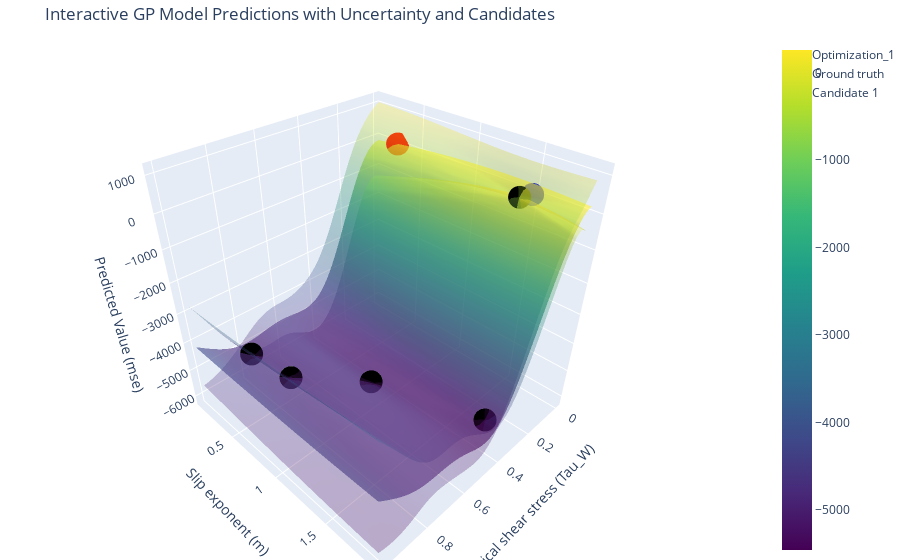
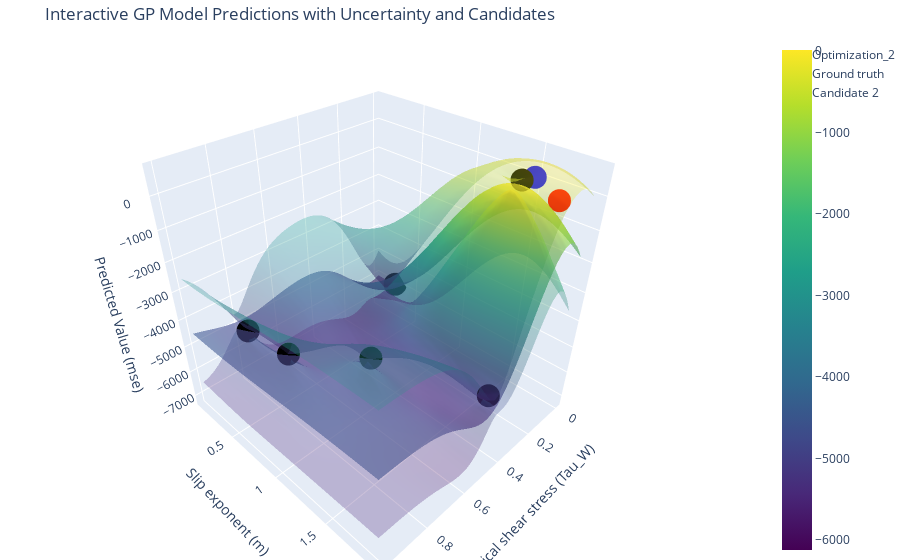

Notebook cell for these charts, in order:
### Code cell
# Optimization
guess_data_all_optim = {}
num_iteration = 8
iterations=[]
#tolerance = 1e-12

for i in range(num_iteration):
    outcome_transform = Standardize(m=1)
    input_transform = Normalize(d=2)
    #  Optimization
    model = SingleTaskGP(train_x, train_y_scaled,train_Yvar=train_yvar, outcome_transform=outcome_transform, input_transform=input_transform)
    mll = ExactMarginalLogLikelihood(model.likelihood, model)
    fit_gpytorch_mll(mll)
    model.eval()    

    acq_func =  LogExpectedImprovement(model, best_f=train_y_scaled.max())
    # acq_func =  qLogExpectedImprovement(model, best_f=train_y.max())

    candidate_optim, _ = optimize_acqf(
            acq_function=acq_func,
            bounds=bounds,
            q=1,
            num_restarts=1000, #Helps to ensure that we find the global optimum instead of finding the local optimum
            raw_samples=5000,  #More samples increases likelihood of finding good starting point.
    )    

    print(f"Iteration {i+1}: Suggested new parameters (tau_w, m)", candidate_optim)
    iterations.append(candidate_optim)

    study_name = f"optimization_forceee_{i+1}"
    Project = Synergy.Project
    
    PropEd = Synergy.PropertyEditor
    Prop = PropEd.FindProperty(10090, 1)
    DVec = Synergy.CreateDoubleArray
    
    DVec.AddDouble(candidate_optim[0,0].item())
    DVec.AddDouble(candidate_optim[0,1].item())
    DVec.AddDouble(1e-08)
    DVec.AddDouble(0)
    DVec.AddDouble(0)
    
    Prop.FieldValues(51182, DVec)
          
    PropEd.CommitChanges("Process Conditions")
    StudyDoc = Synergy.StudyDoc
    StudyDoc.SaveAs(study_name)
    
    p = subprocess.Popen(
    [os.path.join(moldflow, "runstudy.exe"), f"G:\\Oskay Sözen\\slip\\optimization_forceee_{i+1}.sdy"],
    stdout=subprocess.PIPE,
    stderr=subprocess.STDOUT,
    )
    (output, err) = p.communicate()
    

    time.sleep(3)
    
    # Restart of the Synergy to prevent XML saving crash
    
    subprocess.run(["taskkill", "/f", "/im", "airsyn_synergy.exe"]) 

    time.sleep(3)

    Synergy.OpenProject("G:\\Oskay Sözen\\slip\\slip.mpi")
    Project = Synergy.Project
    Project.OpenItemByName(f"optimization_forceee_{i+1}", "Study")
    PlotMgr = Synergy.PlotManager
    time.sleep(3)
    Plot = PlotMgr.FindPlotByName2("Press force:XY Plot", "Press force")
    Pid = Plot.GetDataID
    PlotMgr = None
    PlotMgr = Synergy.PlotManager
    time.sleep(3)
    PlotMgr.SaveResultDataInXML2( Pid, f"H:\\XMLFiles\\optimization_forceee_{i + 1}.xml", "Metric")
    


    guess_tree = ET.parse(f"H:\\XMLFiles\\optimization_forceee_{i+1}.xml")
    guess_root = guess_tree.getroot()
    guess_data = []
    time.sleep(3) 
    count = 0   
    for time_block, dept_block in zip(guess_root.findall('.//Block//IndpVar'), guess_root.findall('.//Block')):
        if count >= 30:
            break
        
        time_value = time_block.attrib.get('Value')
        dept_value = dept_block.find('DeptValues').text.strip()
        guess_data.append((time_value, dept_value))

        count += 1
    if len(guess_data) < 30:
        print(f"Warning: File {i+1} has incomplete or corrupted data (only {len(guess_data)} entries). Skipping.")
        continue
    guess_data_all_optim[f"guess_data_{i+1}"] = guess_data

    guess_data_array = np.array([(float(x), float(y)) for x, y in guess_data])
    guess_time = guess_data_array[:, 0]  
    guess_disp = guess_data_array[:, 1]  
        
    globals()[f"guess_time_{19 + num_iteration}"] = guess_time
    globals()[f"guess_disp_{19 + num_iteration}"] = guess_disp
    
    mean_s_error = calculate_area_between_curves(real_time, real_disp, guess_time, guess_disp)
    area_data.append(mean_s_error)
    valid_xml.append(len(area_data) - 1)
    
    
    #GP predictions on the grid
    pred_Y = model(val_X_grid_tensor)
    pred_Yvar = torch.diagonal(pred_Y.covariance_matrix, 0)
    pred_mean, pred_var = outcome_transform.untransform(pred_Y.mean, pred_Yvar)
    #pred_mean = pred_Y.mean
    #pred_var = pred_Yvar
    pred_mean = pred_mean.detach().numpy().reshape(x_grid.shape)
    pred_std = torch.sqrt(pred_var).detach().numpy().reshape(x_grid.shape)


    fig = go.Figure()



    fig.add_trace(go.Surface(
        x=x_grid, y=y_grid, z=pred_mean,
        colorscale='Viridis', opacity=0.6, name="GP Mean"
    ))


    fig.add_trace(go.Surface(
        x=x_grid, y=y_grid, z=pred_mean + pred_std,
        colorscale='Viridis', opacity=0.3, showscale=False, name="GP Mean + Std"
    ))


    fig.add_trace(go.Surface(
        x=x_grid, y=y_grid, z=pred_mean - pred_std,
        colorscale='Viridis', opacity=0.3, showscale=False, name="GP Mean - Std"
    ))


    fig.add_trace(go.Scatter3d(
        x=train_x[:, 0].numpy(),
        y=train_x[:, 1].numpy(),
        z=train_y_scaled.flatten().numpy(),
        mode='markers',
        marker=dict(size=8, color='black'),
        name=f"Optimization_{i+1}"
    ))

    fig.add_trace(go.Scatter3d(
        x=[0.01],
        y=[1.5],
        z=[0],
        mode='markers',
        marker=dict(size=8, color='blue'),
        name='Ground truth'
    )
    ) 
        
    cand = model(input_transform(candidate_optim.unsqueeze(0)))
    cand_var = torch.diagonal(cand.covariance_matrix, 0)
    cand_mean, _ = outcome_transform.untransform(cand.mean, cand_var)
    
    
    fig.add_trace(go.Scatter3d(
        x=[candidate_optim[0,0].item()],
        y=[candidate_optim[0,1].item()],
        z=[cand_mean.item()],
        mode='markers',
        marker=dict(size=8, color='red'),
        name=f'Candidate {i + 1}'
    ))


    fig.update_layout(
        scene=dict(
            xaxis_title="Critical shear stress (Tau_W)",
            yaxis_title="Slip exponent (m)",
            zaxis_title="Predicted Value (mse)"
            
            
        ),
        title="Interactive GP Model Predictions with Uncertainty and Candidates",
        margin=dict(l=0, r=0, b=0, t=40)
    )

    # Show the plot
    fig.show()
    fig.write_html(f"H:\\Plots\\gp_model_force_predictions_{i+1}.html")



    
# Write the output to a log file
    with open(f"H:\\Log_Files\\optimization_forceee_{i+1}.log", "w") as file:
        file.write(output.decode("windows-1252").strip())

    train_x = torch.cat([train_x, candidate_optim], dim=0)
    train_y_scaled = torch.cat([train_y_scaled, -torch.tensor([[area_data[-1]]])*scale_factor], dim=0)
    train_yvar = torch.full_like(train_y_scaled, 1e-6)
    # new_noise_var = torch.tensor([1e-6])
    # train_yvar = torch.cat([train_yvar, new_noise_var], dim=0)
    current_best_area = train_y_scaled.max().item()   # Needs to be revised because train_y values are negative now

    if abs(current_best_area) < 1e-2:
        print(f"Converged after {i+1} iteration")
        break

    

best_params = train_x[train_y_scaled.argmax()]
best_area = train_y_scaled.max().item()
print(f"Best parameters (tau_w, m): {best_params}, with MSE : {best_area}")

### Figure 1 — Plotly figure (JSON) as saved in the notebook; plotly's stock layout.template omitted (floating-point values rounded to 4 significant figures; data arrays with more than 128 entries replaced by an {"elided": "..."} marker saying what was removed)
{"data": [{"colorscale": [[0, "#440154"], [0.1111, "#482878"], [0.2222, "#3e4989"], [0.3333, "#31688e"], [0.4444, "#26828e"], [0.5556, "#1f9e89"], [0.6667, "#35b779"], [0.7778, "#6ece58"], [0.8889, "#b5de2b"], [1, "#fde725"]], "name": "GP Mean", "opacity": 0.6, "type": "surface", "x": {"elided": "50x50 float values"}, "y": {"elided": "50x50 float values"}, "z": {"elided": "50x50 float values"}}, {"colorscale": [[0, "#440154"], [0.1111, "#482878"], [0.2222, "#3e4989"], [0.3333, "#31688e"], [0.4444, "#26828e"], [0.5556, "#1f9e89"], [0.6667, "#35b779"], [0.7778, "#6ece58"], [0.8889, "#b5de2b"], [1, "#fde725"]], "name": "GP Mean + Std", "opacity": 0.3, "showscale": false, "type": "surface", "x": {"elided": "50x50 float values"}, "y": {"elided": "50x50 float values"}, "z": {"elided": "50x50 float values"}}, {"colorscale": [[0, "#440154"], [0.1111, "#482878"], [0.2222, "#3e4989"], [0.3333, "#31688e"], [0.4444, "#26828e"], [0.5556, "#1f9e89"], [0.6667, "#35b779"], [0.7778, "#6ece58"], [0.8889, "#b5de2b"], [1, "#fde725"]], "name": "GP Mean - Std", "opacity": 0.3, "showscale": false, "type": "surface", "x": {"elided": "50x50 float values"}, "y": {"elided": "50x50 float values"}, "z": {"elided": "50x50 float values"}}, {"marker": {"color": "black", "size": 8}, "mode": "markers", "name": "Optimization_1", "type": "scatter3d", "x": [0.7713, 0.5567, 0.8045, 0.3877, 0.06058], "y": [0.608, 1.024, 0.2226, 1.798, 1.465], "z": [-5015.0, -5096.0, -4921.0, -5247.0, -3.71]}, {"marker": {"color": "blue", "size": 8}, "mode": "markers", "name": "Ground truth", "type": "scatter3d", "x": [0.01], "y": [1.5], "z": [0]}, {"marker": {"color": "red", "size": 8}, "mode": "markers", "name": "Candidate 1", "type": "scatter3d", "x": [0.001], "y": [0.2988], "z": [-2.88]}], "layout": {"margin": {"b": 0, "l": 0, "r": 0, "t": 40}, "scene": {"xaxis": {"title": {"text": "Critical shear stress (Tau_W)"}}, "yaxis": {"title": {"text": "Slip exponent (m)"}}, "zaxis": {"title": {"text": "Predicted Value (mse)"}}}, "title": {"text": "Interactive GP Model Predictions with Uncertainty and Candidates"}}}

### Figure 2 — Plotly figure (JSON) as saved in the notebook; plotly's stock layout.template omitted (floating-point values rounded to 4 significant figures; data arrays with more than 128 entries replaced by an {"elided": "..."} marker saying what was removed)
{"data": [{"colorscale": [[0, "#440154"], [0.1111, "#482878"], [0.2222, "#3e4989"], [0.3333, "#31688e"], [0.4444, "#26828e"], [0.5556, "#1f9e89"], [0.6667, "#35b779"], [0.7778, "#6ece58"], [0.8889, "#b5de2b"], [1, "#fde725"]], "name": "GP Mean", "opacity": 0.6, "type": "surface", "x": {"elided": "50x50 float values"}, "y": {"elided": "50x50 float values"}, "z": {"elided": "50x50 float values"}}, {"colorscale": [[0, "#440154"], [0.1111, "#482878"], [0.2222, "#3e4989"], [0.3333, "#31688e"], [0.4444, "#26828e"], [0.5556, "#1f9e89"], [0.6667, "#35b779"], [0.7778, "#6ece58"], [0.8889, "#b5de2b"], [1, "#fde725"]], "name": "GP Mean + Std", "opacity": 0.3, "showscale": false, "type": "surface", "x": {"elided": "50x50 float values"}, "y": {"elided": "50x50 float values"}, "z": {"elided": "50x50 float values"}}, {"colorscale": [[0, "#440154"], [0.1111, "#482878"], [0.2222, "#3e4989"], [0.3333, "#31688e"], [0.4444, "#26828e"], [0.5556, "#1f9e89"], [0.6667, "#35b779"], [0.7778, "#6ece58"], [0.8889, "#b5de2b"], [1, "#fde725"]], "name": "GP Mean - Std", "opacity": 0.3, "showscale": false, "type": "surface", "x": {"elided": "50x50 float values"}, "y": {"elided": "50x50 float values"}, "z": {"elided": "50x50 float values"}}, {"marker": {"color": "black", "size": 8}, "mode": "markers", "name": "Optimization_2", "type": "scatter3d", "x": [0.7713, 0.5567, 0.8045, 0.3877, 0.06058, 0.001], "y": [0.608, 1.024, 0.2226, 1.798, 1.465, 0.2988], "z": [-5015.0, -5096.0, -4921.0, -5247.0, -3.71, -5995.0]}, {"marker": {"color": "blue", "size": 8}, "mode": "markers", "name": "Ground truth", "type": "scatter3d", "x": [0.01], "y": [1.5], "z": [0]}, {"marker": {"color": "red", "size": 8}, "mode": "markers", "name": "Candidate 2", "type": "scatter3d", "x": [0.004235], "y": [1.686], "z": [-432.6]}], "layout": {"margin": {"b": 0, "l": 0, "r": 0, "t": 40}, "scene": {"xaxis": {"title": {"text": "Critical shear stress (Tau_W)"}}, "yaxis": {"title": {"text": "Slip exponent (m)"}}, "zaxis": {"title": {"text": "Predicted Value (mse)"}}}, "title": {"text": "Interactive GP Model Predictions with Uncertainty and Candidates"}}}
